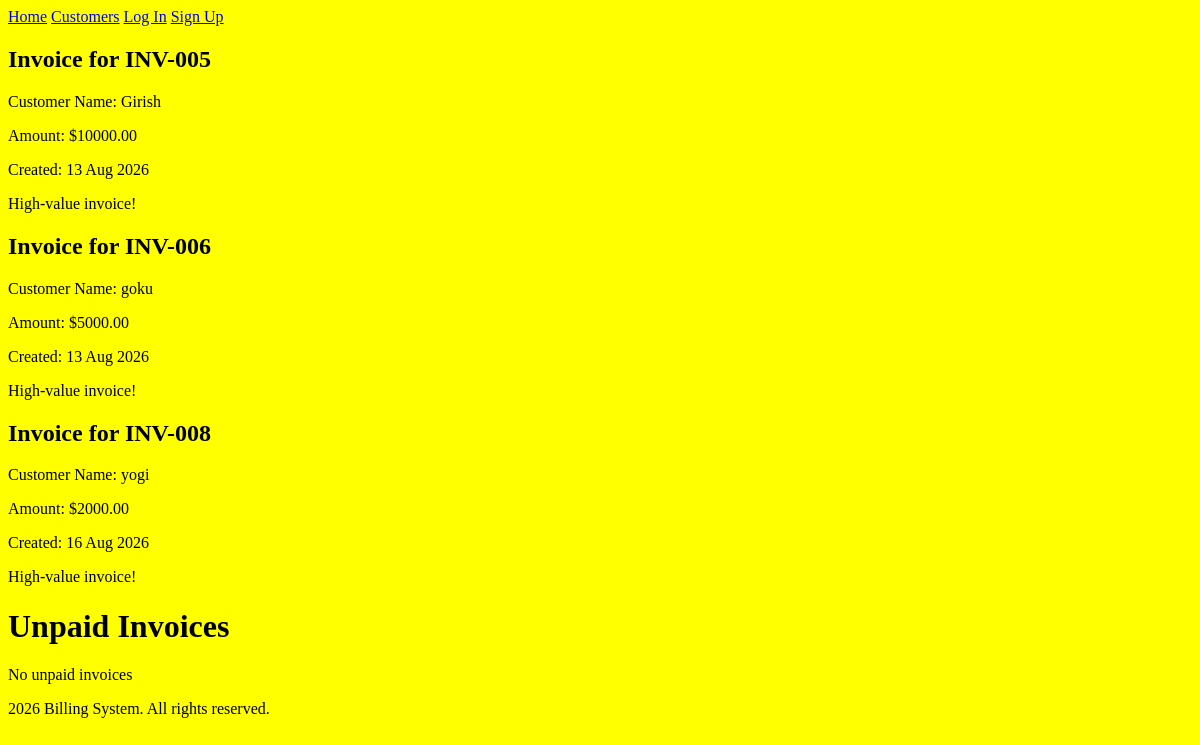
Page /cus_name/ on the earlier database version.
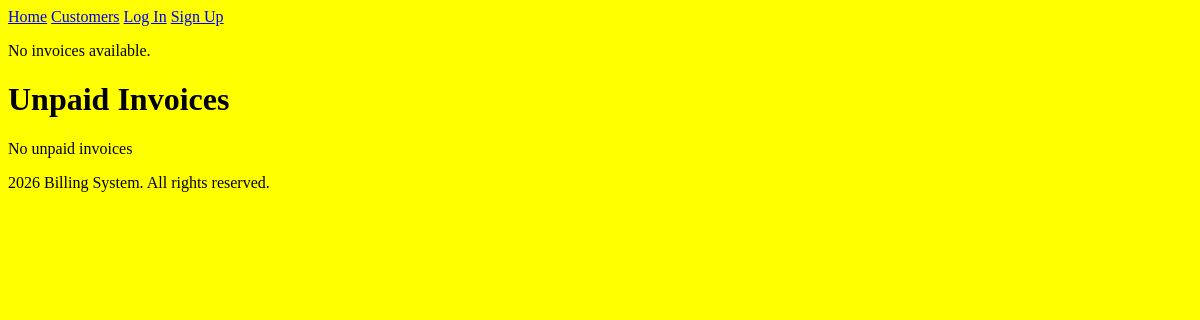
Same page on the later database version.
### invoices/models.py (models this page shows, shortened)
class Invoice(models.Model): # Invoice (child class) inherits all those built-in functions from Model (parent class). This is called inheritance.
    customer_name = models.CharField(max_length=200)
    invoice_number = models.CharField(max_length=20)
    amount = models.DecimalField(max_digits=10, decimal_places=2) # decimal field with 2 decimals on right.
    date_created = models.DateField(auto_now_add=True)
    is_paid = models.BooleanField(default=False)

### invoices/views.py (the view)
# urls.py: path('cus_name/', invoices_views.show_invoice, name='cus_name'),
def show_invoice(request):
    all_invoices = Invoice.objects.all()
    data = {
        'all_invoices': all_invoices
    }
    return render(request, 'cusName.html', data) #(request, template_name, data to pass to template)

### invoices/templates/cusName.html (shortened to what this page needs)
{% extends "base.html" %}
{% block content %}
    {% for inv in all_invoices %}
            <h2>Invoice for {{ inv.invoice_number }}</h2>
            <p>Customer Name: {{ inv.customer_name }}</p>
            <p>Amount: ${{ inv.amount }}</p>
            <p>Created: {{ inv.date_created|date:"d M Y" }}</p>
            {% if inv.amount >= 150 %}
                <p>High-value invoice!</p>
            {% else %}
                <p>Low-value invoice.</p>
            {% endif %}
    {% empty %}
            <p>No invoices available.</p>
    {% endfor %}
    <h1> Unpaid Invoices</h1>
    {% for inv in unpaid_invoices %}
    <p>
        {{ inv.invoice_number }} -
        {{ inv.customer_name }} -
        {{ inv.amount }}
    </p>
    {% empty %}
    <p>No unpaid invoices</p>
    {% endfor %}
{% endblock %}

### invoices/templates/base.html (shortened to what this page needs)
{% load static %}
<!DOCTYPE html>
<html lang="en">
<head>
    <link rel="stylesheet" href="{% static 'style.css' %}">
</head>
<body>
    <nav>
        <a href="/home/">Home</a>
        <a href="/cus_name/">Customers</a>
        {% if user.is_authenticated %}
            <form action="{% url 'logout' %}" method="post" style="display:inline;">
                {% csrf_token %}
                <button type="submit" style="background:none;border:none;color:blue;text-decoration:underline;cursor:pointer;">Log Out</button>
            </form>
        {% else %}
            <a href="{% url 'login' %}">Log In</a>
            <a href="{% url 'signup' %}">Sign Up</a>
        {% endif %}
    </nav>
    {% block content %}{% endblock %}
    <footer>
        <p>2026 Billing System. All rights reserved.</p>
    </footer>
</body>
</html>

### invoices/static/style.css (style rules this page uses)
body { background-color: yellow; text-align: left; }

Differences in the rows shown:
removed Invoice: invoice_number "INV-005", customer_name "Girish", amount "10000.00", date_created "13 Aug 2026", shows "High-value invoice!"
removed Invoice: invoice_number "INV-006", customer_name "goku", amount "5000.00", date_created "13 Aug 2026", shows "High-value invoice!"
removed Invoice: invoice_number "INV-008", customer_name "yogi", amount "2000.00", date_created "16 Aug 2026", shows "High-value invoice!"
Other differences:
text now shown: "No invoices available."
